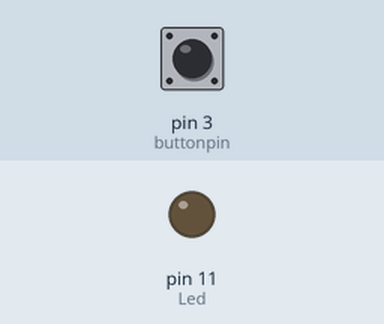
Bench run of a sketch on a simulated Arduino Uno, built with avr-gcc and run on an emulated ATmega328P. On the bench: output pins drawn as LEDs (lit = HIGH). The test bench sets the inputs (shaded band); at power-on: pin 3 (buttonpin) LOW.

Above: at 1.2 s.
1.3 s: pin 3 (buttonpin) pulled HIGH for 0.15 s
At 1.37 s:
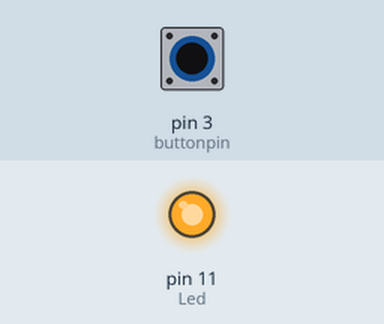
2.9 s: pin 3 (buttonpin) pulled HIGH for 3.2 s
At 7.4 s:
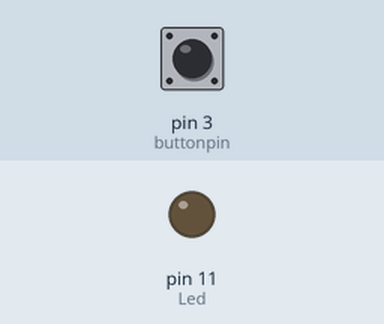
Timing chart, 0 to 8.9 s (numbered marks = the images above; inputs shaded):
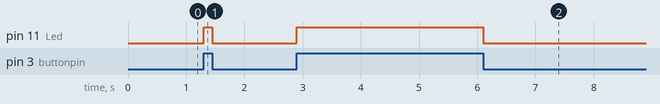

Measured:
- after the input at 1.3 s, pin 11 (Led): LOW → HIGH at once, → LOW 0.15 s later
- after the input at 2.9 s, pin 11 (Led): LOW → HIGH at once, → LOW 3.2 s later

The sketch:

12_reed_switch.ino
```cpp
// Reed Switch is a special switch and a main component for reed relay and proximity switch. Reed switch is usually comprised of two soft magnetic materials and metal reed contacts which will disconnect itself when there is no magnetic.

// Reed switches are commonly used in electronic circuits for sensing the presence or absence of a magnetic field.

byte Led = 11;       //define LED interface
byte buttonpin = 3;  //define magnetic ring sensor interface
int val;            //define digital variable val
void setup() {
  pinMode(Led, OUTPUT);       //define LED as output interface
  pinMode(buttonpin, INPUT);  //define magnetic ring sensor as output interface
}
void loop() {
  val = digitalRead(buttonpin);  // read and assign the value of digital interface 3 to val
  if (val == HIGH)               //When a signal is detected by magnetic ring sensor, LED will flash
  {
    digitalWrite(Led, HIGH);
  } else {
    digitalWrite(Led, LOW);
  }
}
```
